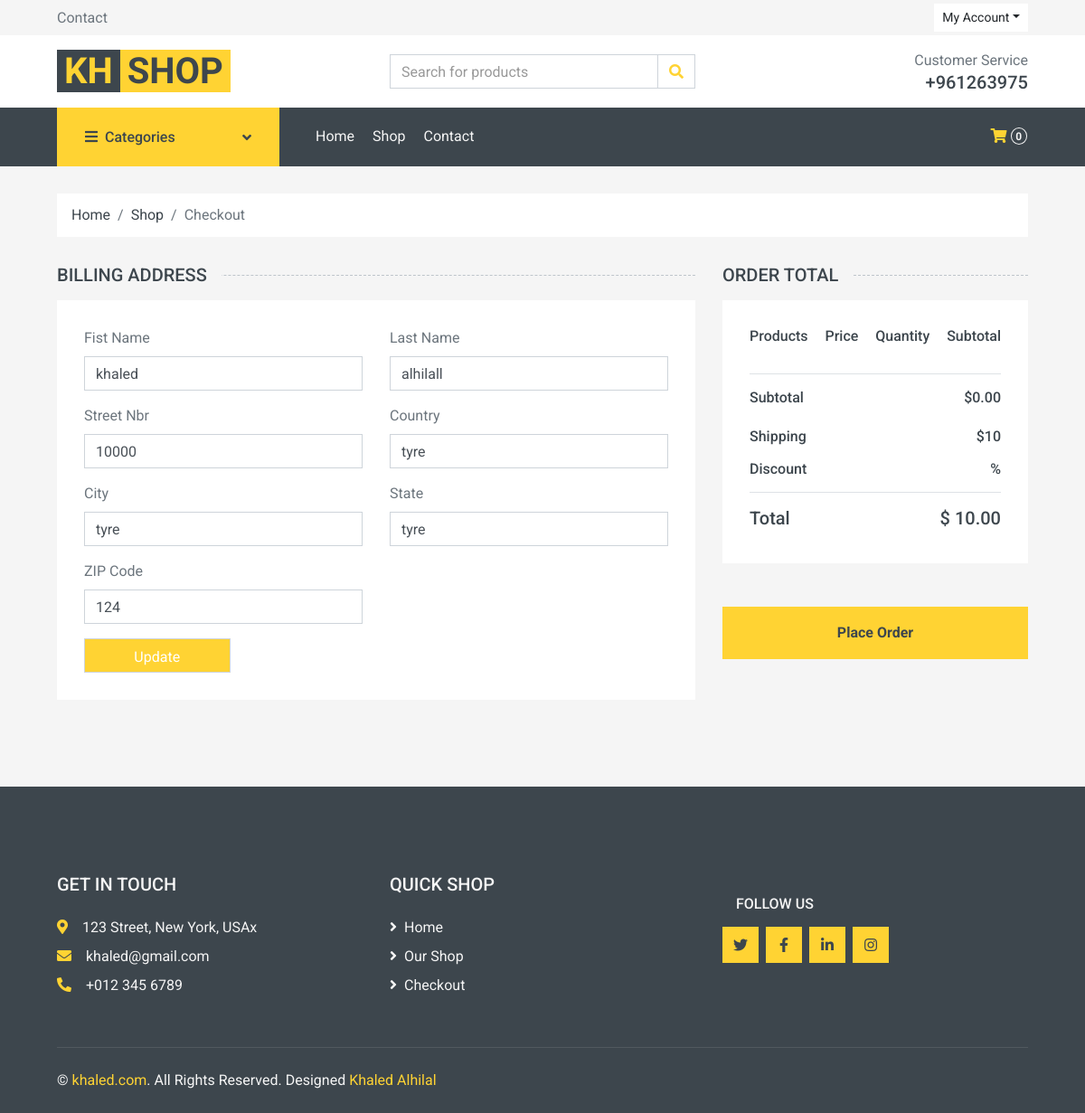
The page /khShop/checkout.php (signed in) on the database its author committed.
### tables this page shows
CREATE TABLE `users` (
  `user_id` int(10) UNSIGNED NOT NULL,
  `password` varchar(255) NOT NULL,
  `user_type` varchar(255) NOT NULL,
  `email` varchar(255) NOT NULL,
  `phone_number` varchar(255) NOT NULL,
  `firstName` varchar(255) NOT NULL,
  `lastName` varchar(255) NOT NULL,
  `client_firstName` varchar(255) NOT NULL,
  `client_lastName` varchar(255) NOT NULL
);

CREATE TABLE `addresses` (
  `address_id` int(10) UNSIGNED NOT NULL,
  `user_id` int(10) UNSIGNED NOT NULL,
  `street_nb` varchar(255) NOT NULL,
  `country` varchar(255) NOT NULL,
  `state` varchar(255) NOT NULL,
  `city` varchar(255) NOT NULL,
  `zipCode` int(11) NOT NULL
);

CREATE TABLE `footer` (
  `footer_id` int(10) UNSIGNED NOT NULL,
  `address` varchar(255) NOT NULL,
  `email` varchar(255) NOT NULL,
  `phone_number` varchar(255) NOT NULL
);

### class/DAL.class.php (called while the page is built, shortened)
<?php
class DAL
{
    public $serverName = "localhost";
    public $userName = "root";
    public $password = "";
    public $dbName = "ecommerce";
    public function getData($sql)
    {
        $conn = new mysqli($this->serverName, $this->userName, $this->password, $this->dbName);
        if ($conn->connect_error) {
            throw new Exception($conn->connect_error);
        } else {
            $result = $conn->query($sql);
            if (!$result) {
                throw new Exception($conn->error);
            } else {
                $result = $conn->query($sql);
                $results = $result->fetch_all(MYSQLI_ASSOC);
                return $results;
            }
        }
    }
}

### class/products.class.php (called while the page is built, shortened)
<?php
require('DAL.class.php');
class products extends DAL
{
    public function getAllFooter()
    {
        $sql = "SELECT *  FROM footer";
        return $this->getData($sql);
    }
    public function getContactByEmail($email)
    {
        $sql = "SELECT addresses.*, users.* FROM `addresses` JOIN users ON addresses.user_id = users.user_id WHERE users.email='$email'";
        return $this->getData($sql);
    }
}

### khShop/checkout.php (the view, shortened to what this page needs)
<?php require('common/header.php'); ?>
<?php
$email = $_SESSION['email'];
$AllContact = $products->getContactByEmail($email);
?>
<body>
    <?php require('common/navbar.php'); ?>
    <div class="container-fluid">
        <div class="row px-xl-5">
            <div class="col-12">
                <nav class="breadcrumb bg-light mb-30">
                    <a class="breadcrumb-item text-dark" href="index.php">Home</a>
                    <a class="breadcrumb-item text-dark" href="shop.php">Shop</a>
                    <span class="breadcrumb-item active">Checkout</span>
                </nav>
            </div>
        </div>
    </div>
    <div class="container-fluid">
        <div class="row px-xl-5">
            <div class="col-lg-8">
                <h5 class="section-title position-relative text-uppercase mb-3"><span class="bg-secondary pr-3">Billing Address</span></h5>
                <div class="bg-light p-30 mb-5">
                    <form action="../actions/updateUser.php" id="addForm">
                        <div class="row">
                            <div class="col-md-6 form-group">
                                <label>Fist Name</label>
                                <input class="form-control" name="firstName" value="<?php echo $AllContact[0]['client_firstName'] ?>" type="text" placeholder="First Name" required autocomplete="off">
                            </div>
                            <div class="col-md-6 form-group">
                                <label>Last Name</label>
                                <input class="form-control" name="lastName" value="<?php echo $AllContact[0]['client_lastName'] ?>" type="text" placeholder="Last Name" required autocomplete="off">
                            </div>
                            <div class="col-md-6 form-group">
                                <label>Street Nbr</label>
                                <input class="form-control" name="streetNbr" value="<?php echo $AllContact[0]['street_nb'] ?>" type="text" placeholder="123 Street" required autocomplete="off">
                            </div>
                            <div class="col-md-6 form-group">
                                <label>Country</label>
                                <input class="form-control" name="country" value="<?php echo $AllContact[0]['country'] ?>" type="text" placeholder="123 Street" required autocomplete="off">
                            </div>
                            <div class="col-md-6 form-group">
                                <label>City</label>
                                <input class="form-control" name="city" type="text" value="<?php echo $AllContact[0]['city'] ?>" placeholder="New York" required autocomplete="off">
                            </div>
                            <div class="col-md-6 form-group">
                                <label>State</label>
                                <input class="form-control" name="state" type="text" value="<?php echo $AllContact[0]['state'] ?>" placeholder="New York" required autocomplete="off">
                            </div>
                            <div class="col-md-6 form-group">
                                <label>ZIP Code</label>
                                <input class="form-control" name="zipCode" type="number" value="<?php echo $AllContact[0]['zipCode'] ?>" placeholder="123" required autocomplete="off">
                            </div>
                        </div>
                        <div class=" text-end w-25 ">
                            <input class="form-control bg-primary text-white p-2" type="submit" value="Update" placeholder="123">
                        </div>
                    </form>
                </div>
            </div>
            <div class="col-lg-4">
                <h5 class="section-title position-relative text-uppercase mb-3">
                    <span class="bg-secondary pr-3">Order Total</span>
                </h5>
                <div class="bg-light p-30 mb-5">
                    <div class="border-bottom">
                        <div class="d-flex justify-content-between mb-3">
                            <h6 class="mb-3">Products</h6>
                            <h6 class="mb-3">Price</h6>
                            <h6 class="mb-3">Quantity</h6>
                            <h6 class="mb-3">Subtotal</h6>
                        </div>
                        <?php
                        $subtotal = 0;
                        $discount = $_GET['discount'];
                        $discountAmount = ($subtotal * $discount) / 100;
                        $adjustedSubtotal = $subtotal - $discountAmount;
                        $shippingCost = 10;
                        $total = $adjustedSubtotal + $shippingCost;
                        ?>
                    </div>
                    <div class="border-bottom pt-3 pb-2">
                        <div class="d-flex justify-content-between mb-3">
                            <h6>Subtotal</h6>
                            <h6>$<?php echo number_format($subtotal, 2); ?></h6>
                        </div>
                        <div class="d-flex justify-content-between">
                            <h6 class="font-weight-medium">Shipping</h6>
                            <h6 class="font-weight-medium">$10</h6>
                        </div>
                        <div class="d-flex justify-content-between mt-2">
                            <h6 class="font-weight-medium">Discount</h6>
                            <h6 class="font-weight-medium">%<?php echo $discount ?></h6>
                        </div>
                    </div>
                    <div class="pt-2">
                        <div class="d-flex justify-content-between mt-2">
                            <h5>Total</h5>
                            <h5>$ <span id="total-price"><?php echo number_format($total, 2); ?></span> </h5>
                        </div>
                    </div>
                </div>
                <div class="mb-5">
                    <button id="placeOrder" class="btn btn-block btn-primary font-weight-bold py-3">Place Order</button>
                </div>
            </div>
        </div>
    </div>
    <?php require('common/footer.php'); ?>
</body>
</html>

### khShop/common/footer.php (shortened to what this page needs)
<?php $footer = $products->getAllFooter();
  ?>
<div class="container-fluid bg-dark text-secondary mt-5 pt-5">
    <div class="row px-xl-5 pt-5">
        <div class="col-lg-4 col-md-12 mb-5 pr-3 pr-xl-5">
            <h5 class="text-secondary text-uppercase mb-4">Get In Touch</h5>
            <p class="mb-2"><i class="fa fa-map-marker-alt text-primary mr-3"></i><?php echo $footer[0]['address'] ?></p>
            <p class="mb-2"><i class="fa fa-envelope text-primary mr-3"></i><?php echo $footer[0]['email'] ?></p>
            <p class="mb-0"><i class="fa fa-phone-alt text-primary mr-3"></i><?php echo $footer[0]['phone_number'] ?></p>
        </div>
        <div class="col-lg-8 col-md-12">
            <div class="row">
                <div class="col-lg col-md-4 mb-5">
                    <h5 class="text-secondary text-uppercase mb-4">Quick Shop</h5>
                    <div class="d-flex flex-column justify-content-start">
                        <a class="text-secondary mb-2" href="index.php"><i class="fa fa-angle-right mr-2"></i>Home</a>
                        <a class="text-secondary mb-2" href="shop.php"><i class="fa fa-angle-right mr-2"></i>Our Shop</a>
                        <a class="text-secondary mb-2" href="checkout.php"><i class="fa fa-angle-right mr-2"></i>Checkout</a>
                    </div>
                </div>
                <div class="col-lg col-md-4 mb-5 ">
                    <h6 class="col-lg text-end text-secondary text-uppercase mt-4 mb-3">Follow Us</h6>
                    <div class="d-flex align-items-right">
                        <a class="btn btn-primary btn-square mr-2 text-right" href="#"><i class="fab fa-twitter"></i></a>
                        <a class="btn btn-primary btn-square mr-2 text-right" href="#"><i class="fab fa-facebook-f"></i></a>
                        <a class="btn btn-primary btn-square mr-2 text-right" href="#"><i class="fab fa-linkedin-in"></i></a>
                        <a class="btn btn-primary btn-square text-right" href="#"><i class="fab fa-instagram"></i></a>
                    </div>
                </div>
            </div>
        </div>
    </div>
    <div class="row border-top mx-xl-5 py-4" style="border-color: rgba(256, 256, 256, .1) !important;">
        <div class="col-md-6 px-xl-0">
            <p class="mb-md-0 text-center text-md-left text-secondary">
                &copy; <a class="text-primary" href="#">khaled.com</a>. All Rights Reserved. Designed
                <span class="text-primary">Khaled Alhilal</span>
            </p>
        </div>
    </div>
</div>

### rows shown on the page
users: firstName "khaled", lastName "alhilall"
addresses: streetNbr "10000", country "tyre", city "tyre", state "tyre", zipCode "124"
footer: address "123 Street, New York, USAx", email "khaled@gmail.com", phone_number "+012 345 6789"

### other values the page prints
$subtotal "0.00"
$total "10.00"
